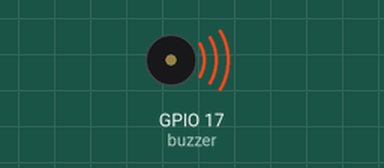
Simulated run of this program. Board: Raspberry Pi (BCM pin numbers). On the bench: buzzer (waves = sounding, pin HIGH). What the program prints to the terminal is not drawn.

Above: at 0.5 s.
Timing chart, 0 to 4.6 s (numbered marks = the images above):
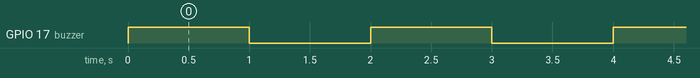

Measured:
- by itself, GPIO 17 (buzzer): alternates HIGH for 1.0 s and LOW for 1.0 s

The program:

buzzer01.py
```python
from gpiozero import Buzzer
from time import sleep

# GPIO 17번 핀에 부저의 +극을 연결한 경우
buzzer = Buzzer(17)

while True:
    buzzer.on()  # 부저 켜기
    print("Buzzer on")
    sleep(1)

    buzzer.off() # 부저 끄기
    print("Buzzer off")
    sleep(1)
```
